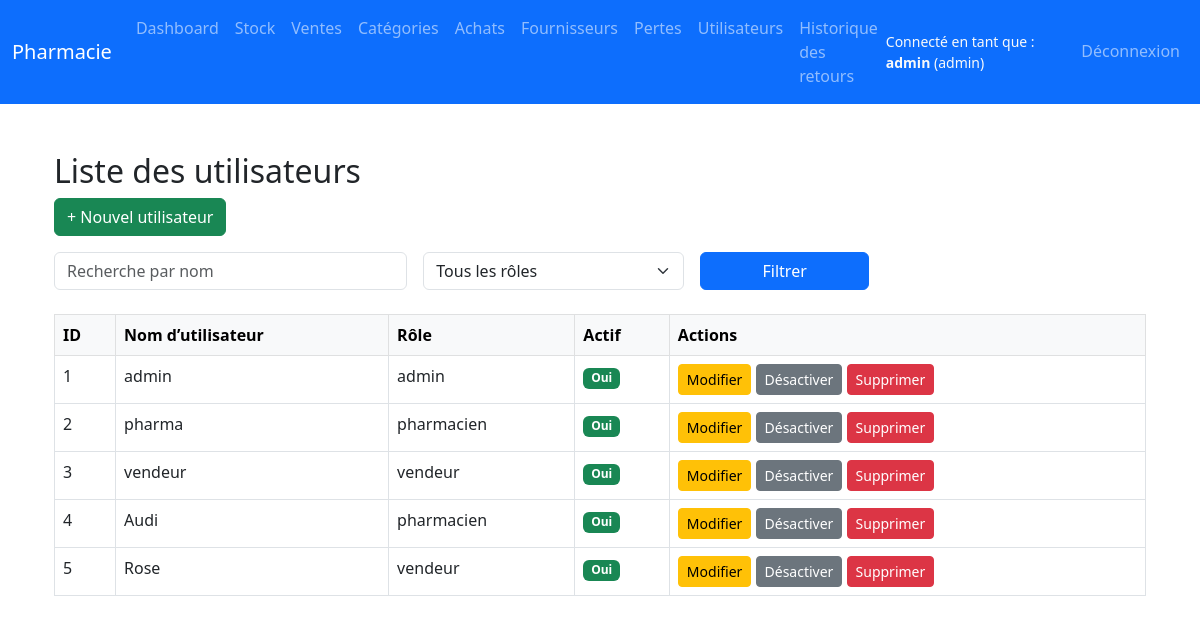
/admin/admin/users (signed in), run on an earlier commit of the app's database.
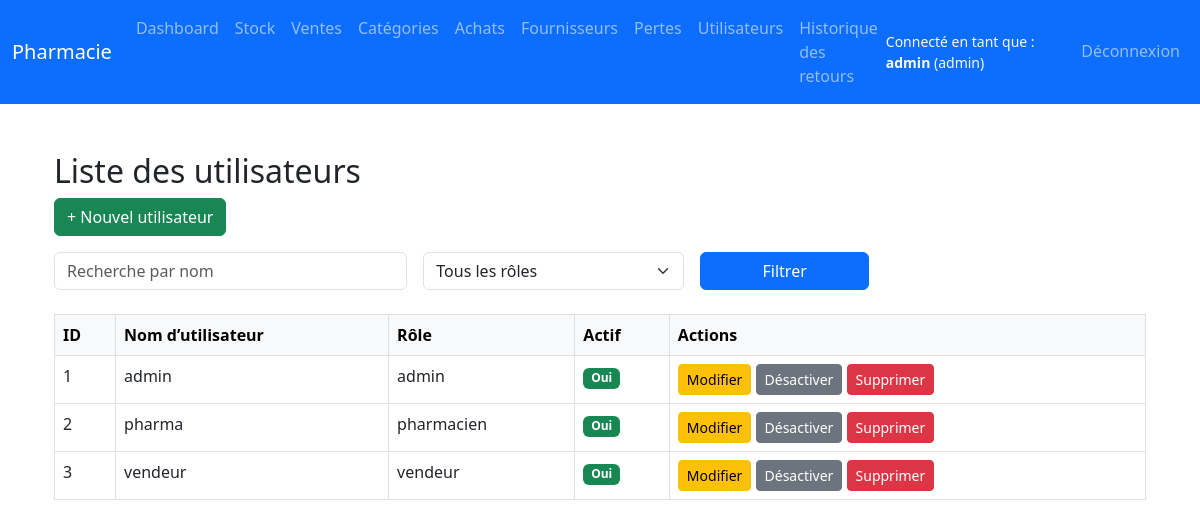
And on a later commit of the database.
### app/models.py (models this page shows)
class User(UserMixin, db.Model):
    id = db.Column(db.Integer, primary_key=True)
    username = db.Column(db.String(80), unique=True, nullable=False)
    password = db.Column(db.String(200), nullable=False)
    role = db.Column(db.String(20), nullable=False)  # admin, pharmacien, vendeur...
    is_active = db.Column(db.Boolean, default=True)
    sales = db.relationship('Sale', back_populates='user')

### app/routes/admin.py (the view)
@bp.route('/admin/users')
@login_required
@role_required('admin')
def list_users():
    search = request.args.get('search', '')
    role_filter = request.args.get('role', '')
    query = User.query
    if search:
        query = query.filter(User.username.ilike(f"%{search}%"))
    if role_filter:
        query = query.filter_by(role=role_filter)
    users = query.order_by(User.id).all()
    delete_form = DeleteUserForm()
    return render_template('admin/user_list.html', users=users, search=search, role_filter=role_filter, delete_form=delete_form)

### app/forms.py
class DeleteUserForm(FlaskForm):
    pass

### app/routes/auth.py (called while the page is built)
@login_manager.user_loader
def load_user(user_id):
    return User.query.get(int(user_id))

### app/templates/admin/user_list.html (shortened to what this page needs)
{% extends "base.html" %}
{% block content %}
<div class="container mt-5">
    <h2>Liste des utilisateurs</h2>
    <a href="{{ url_for('admin.create_user') }}" class="btn btn-success mb-3">+ Nouvel utilisateur</a>
    <form method="get" class="row g-3 mb-4">
        <div class="col-md-4">
            <input type="text" name="search" placeholder="Recherche par nom" class="form-control" value="{{ search }}">
        </div>
        <div class="col-md-3">
            <select name="role" class="form-select">
                <option value="">Tous les rôles</option>
            </select>
        </div>
        <div class="col-md-2">
            <button type="submit" class="btn btn-primary w-100">Filtrer</button>
        </div>
    </form>
    <table class="table table-bordered table-hover">
        <thead class="table-light">
            <tr>
                <th>ID</th>
                <th>Nom d’utilisateur</th>
                <th>Rôle</th>
                <th>Actif</th>
                <th>Actions</th>
            </tr>
        </thead>
        <tbody>
            {% for user in users %}
            <tr>
                <td>{{ user.id }}</td>
                <td>{{ user.username }}</td>
                <td>{{ user.role }}</td>
                <td>
                    {% if user.is_active %}
                        <span class="badge bg-success">Oui</span>
                    {% else %}
                        <span class="badge bg-danger">Non</span>
                    {% endif %}
                </td>
                <td>
                    <a href="{{ url_for('admin.edit_user', user_id=user.id) }}" class="btn btn-sm btn-warning">Modifier</a>
                    <button type="button" class="btn btn-sm btn-secondary" data-bs-toggle="modal" data-bs-target="#toggleModal{{ user.id }}">
                        {% if user.is_active %}Désactiver{% else %}Activer{% endif %}
                    </button>
                    <button type="button" class="btn btn-danger btn-sm" data-bs-toggle="modal" data-bs-target="#deleteModal{{ user.id }}">
                        Supprimer
                    </button>
                </td>
            </tr>
            {% endfor %}
        </tbody>
    </table>
</div>
{% endblock %}

### app/templates/base.html (shortened to what this page needs)
<!DOCTYPE html>
<html lang="fr">
<head>
    <link href="https://cdn.jsdelivr.net/npm/bootstrap@5.3.0/dist/css/bootstrap.min.css" rel="stylesheet" />
    <link rel="stylesheet" href="https://cdn.jsdelivr.net/npm/bootstrap-icons@1.8.0/font/bootstrap-icons.css">
</head>
<body>
<nav class="navbar navbar-expand-lg navbar-dark bg-primary">
    <div class="container-fluid">
        <a class="navbar-brand" href="{{ url_for('dashboard.dashboard') }}">Pharmacie</a>
        <div class="collapse navbar-collapse" id="navMenu">
            {% if current_user.is_authenticated %}
            <ul class="navbar-nav me-auto mb-2 mb-lg-0">
                <li class="nav-item">
                    <a class="nav-link" href="{{ url_for('dashboard.dashboard') }}">Dashboard</a>
                </li>
                <li class="nav-item">
                    <a class="nav-link" href="{{ url_for('drug.list_drugs') }}">Stock</a>
                </li>
                <li class="nav-item">
                    <a class="nav-link" href="{{ url_for('sale.list_sales') }}">Ventes</a>
                </li>
                {% if current_user.role in ['admin', 'pharmacien'] %}
                <li class="nav-item">
                    <a class="nav-link" href="{{ url_for('category.list_categories') }}">Catégories</a>
                </li>
                <li class="nav-item">
                    <a class="nav-link" href="{{ url_for('purchase.list_purchases') }}">Achats</a>
                </li>
                <li class="nav-item">
                    <a class="nav-link" href="{{ url_for('supplier.list_suppliers') }}">Fournisseurs</a>
                </li>
                <li class="nav-item">
                    <a class="nav-link" href="{{ url_for('drug.list_losses') }}">Pertes</a>
                </li>
                {% endif %}
                {% if current_user.role == 'admin' %}
                <li class="nav-item">
                    <a class="nav-link" href="{{ url_for('admin.list_users') }}">Utilisateurs</a>
                </li>
                <li class="nav-item"><a class="nav-link" href="{{ url_for('sale.list_returns') }}"> Historique des retours</a></li>
                {% endif %}
            </ul>
            <ul class="navbar-nav ms-auto">
                <li class="nav-item d-flex align-items-center me-3">
                    <small class="text-light">
                        Connecté en tant que : <strong>{{ current_user.username }}</strong> ({{ current_user.role }})
                    </small>
                </li>
                <li class="nav-item">
                    <a class="nav-link" href="{{ url_for('auth.logout') }}">Déconnexion</a>
                </li>
            </ul>
            {% endif %}
        </div>
    </div>
</nav>
<div class="container mt-4">
    {% block content %}{% endblock %}
</div>
</body>
</html>

What changed in the data, as far as the page shows it:
removed User: id "4", username "Audi", role "pharmacien", is_active "Oui"
removed User: id "5", username "Rose", role "vendeur", is_active "Oui"
